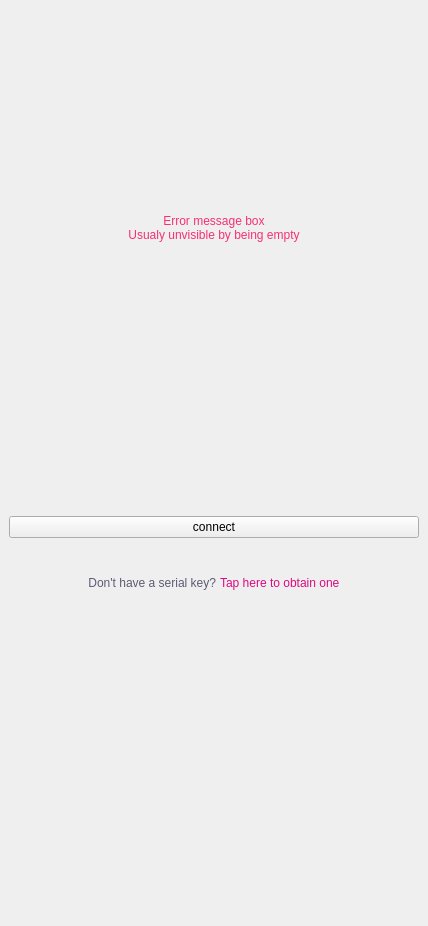
<?xml version="1.0" encoding="UTF-8"?>
<ui version="4.0">
 <class>Login</class>
 <widget class="QWidget" name="Login">
  <property name="geometry">
   <rect>
    <x>0</x>
    <y>0</y>
    <width>428</width>
    <height>926</height>
   </rect>
  </property>
  <property name="windowTitle">
   <string>Form</string>
  </property>
  <layout class="QVBoxLayout" name="verticalLayout">
   <property name="spacing">
    <number>0</number>
   </property>
   <property name="leftMargin">
    <number>0</number>
   </property>
   <property name="topMargin">
    <number>0</number>
   </property>
   <property name="rightMargin">
    <number>0</number>
   </property>
   <property name="bottomMargin">
    <number>0</number>
   </property>
   <item>
    <widget class="DapGuiWidget" name="Background" native="true">
     <property name="cssStyle" stdset="0">
      <string>backgroundcolor</string>
     </property>
     <layout class="QHBoxLayout" name="horizontalLayout_4">
      <property name="spacing">
       <number>0</number>
      </property>
      <property name="leftMargin">
       <number>0</number>
      </property>
      <property name="topMargin">
       <number>0</number>
      </property>
      <property name="rightMargin">
       <number>0</number>
      </property>
      <property name="bottomMargin">
       <number>0</number>
      </property>
      <item>
       <widget class="DapGuiWidget" name="MainWidget" native="true">
        <property name="cssStyle" stdset="0">
         <string>window base-widget nobackground</string>
        </property>
        <layout class="QVBoxLayout" name="verticalLayout_2" stretch="147,39,150,1,160,70,30,310">
         <property name="spacing">
          <number>0</number>
         </property>
         <property name="leftMargin">
          <number>0</number>
         </property>
         <property name="topMargin">
          <number>0</number>
         </property>
         <property name="rightMargin">
          <number>0</number>
         </property>
         <property name="bottomMargin">
          <number>0</number>
         </property>
         <item>
          <widget class="DapGuiWidget" name="kelGuiWidget_2" native="true">
           <property name="styleSheet">
            <string notr="true">#kelGuiWidget_2{ height: 132px; min-height: 132px; max-height: 132px; background-color: rgba(0,0,0,0);}</string>
           </property>
           <property name="cssStyle" stdset="0">
            <string>login-margin-connect-top</string>
           </property>
          </widget>
         </item>
         <item>
          <widget class="DapGuiWidget" name="widget" native="true">
           <property name="cssStyle" stdset="0">
            <string>login-logo-holder</string>
           </property>
           <layout class="QHBoxLayout" name="horizontalLayout">
            <property name="spacing">
             <number>0</number>
            </property>
            <property name="leftMargin">
             <number>0</number>
            </property>
            <property name="topMargin">
             <number>0</number>
            </property>
            <property name="rightMargin">
             <number>0</number>
            </property>
            <property name="bottomMargin">
             <number>0</number>
            </property>
            <item>
             <widget class="DapGuiLabel" name="label">
              <property name="text">
               <string/>
              </property>
              <property name="cssStyle" stdset="0">
               <string>login_logo noborder nobackground</string>
              </property>
             </widget>
            </item>
           </layout>
          </widget>
         </item>
         <item>
          <widget class="DapGuiWidget" name="kelGuiWidget_4" native="true">
           <property name="styleSheet">
            <string notr="true">#kelGuiWidget_4{ height: 0px; min-height: 0px; max-height: 0px; background-color: rgba(0,0,0,0);}</string>
           </property>
           <property name="cssStyle" stdset="0">
            <string>login-margin-bottom</string>
           </property>
          </widget>
         </item>
         <item>
          <widget class="DapGuiLabel" name="lStatus">
           <property name="sizePolicy">
            <sizepolicy hsizetype="Preferred" vsizetype="Maximum">
             <horstretch>0</horstretch>
             <verstretch>0</verstretch>
            </sizepolicy>
           </property>
           <property name="maximumSize">
            <size>
             <width>16777215</width>
             <height>160</height>
            </size>
           </property>
           <property name="styleSheet">
            <string notr="true">#lStatus{ font: 13px/18px; 
 color: #F53172; 
 font-family: 'Lato'; 
 font-weight: normal; font-style: normal; font-size: normal; 
 height: 55px; min-height: 70px; max-height: 70px; 
 border: none; 
 background-color: rgba(0,0,0,0); }</string>
           </property>
           <property name="text">
            <string>Error message box
Usualy unvisible by being empty</string>
           </property>
           <property name="alignment">
            <set>Qt::AlignCenter</set>
           </property>
           <property name="cssStyle" stdset="0">
            <string>font13 red_error lato normal login-error-message noborder nobackground</string>
           </property>
          </widget>
         </item>
         <item>
          <widget class="DapGuiWidget" name="kelGuiWidget_5" native="true">
           <property name="cssStyle" stdset="0">
            <string>nobackground</string>
           </property>
           <layout class="QHBoxLayout" name="horizontalLayout_6">
            <property name="spacing">
             <number>0</number>
            </property>
            <property name="leftMargin">
             <number>0</number>
            </property>
            <property name="topMargin">
             <number>0</number>
            </property>
            <property name="rightMargin">
             <number>0</number>
            </property>
            <property name="bottomMargin">
             <number>0</number>
            </property>
            <item>
             <widget class="DapGuiWidget" name="kelGuiWidget" native="true">
              <property name="cssStyle" stdset="0">
               <string>login-width nobackground</string>
              </property>
              <layout class="QVBoxLayout" name="verticalLayout_3">
               <property name="spacing">
                <number>0</number>
               </property>
               <property name="leftMargin">
                <number>0</number>
               </property>
               <property name="topMargin">
                <number>0</number>
               </property>
               <property name="rightMargin">
                <number>0</number>
               </property>
               <property name="bottomMargin">
                <number>0</number>
               </property>
               <item>
                <widget class="DapGuiSeparator" name="kelGuiSeparator" native="true">
                 <property name="styleSheet">
                  <string notr="true"/>
                 </property>
                </widget>
               </item>
               <item>
                <widget class="DapGuiButton" name="btnChooseServer" native="true">
                 <property name="enabled">
                  <bool>false</bool>
                 </property>
                 <property name="cssStyle" stdset="0">
                  <string>cwb_height</string>
                 </property>
                 <property name="mainText" stdset="0">
                  <string>Auto select</string>
                 </property>
                 <property name="subText" stdset="0">
                  <string>choosing server</string>
                 </property>
                 <property name="mainCssClass" stdset="0">
                  <string>darkblue font20 bold lato nobackground noborder</string>
                 </property>
                 <property name="subCssClass" stdset="0">
                  <string>gray uppercase font12 lato nobackground noborder</string>
                 </property>
                 <property name="separator" stdset="0">
                  <bool>true</bool>
                 </property>
                 <property name="link" stdset="0">
                  <bool>true</bool>
                 </property>
                </widget>
               </item>
               <item>
                <widget class="DapGuiButton" name="btnChooseSerial" native="true">
                 <property name="styleSheet">
                  <string notr="true"/>
                 </property>
                 <property name="cssStyle" stdset="0">
                  <string>cwb_height</string>
                 </property>
                 <property name="buttonStyle" stdset="0">
                  <enum>DapGuiButton::EditTopMainBottomSub</enum>
                 </property>
                 <property name="mainText" stdset="0">
                  <string/>
                 </property>
                 <property name="subText" stdset="0">
                  <string>serial key</string>
                 </property>
                 <property name="mainCssClass" stdset="0">
                  <string>darkblue font20 bold lato nobackground letterspace noborder</string>
                 </property>
                 <property name="subCssClass" stdset="0">
                  <string>gray uppercase font12 lato nobackground noborder</string>
                 </property>
                 <property name="leftCssClass" stdset="0">
                  <string>darkblue normalbold font30 noborder</string>
                 </property>
                 <property name="inputMask" stdset="0">
                  <string/>
                 </property>
                 <property name="separator" stdset="0">
                  <bool>true</bool>
                 </property>
                </widget>
               </item>
               <item>
                <spacer name="verticalSpacer">
                 <property name="orientation">
                  <enum>Qt::Vertical</enum>
                 </property>
                 <property name="sizeType">
                  <enum>QSizePolicy::Fixed</enum>
                 </property>
                 <property name="sizeHint" stdset="0">
                  <size>
                   <width>20</width>
                   <height>35</height>
                  </size>
                 </property>
                </spacer>
               </item>
              </layout>
             </widget>
            </item>
           </layout>
          </widget>
         </item>
         <item>
          <widget class="DapGuiWidget" name="widget_3" native="true">
           <property name="cssStyle" stdset="0">
            <string>nobackground</string>
           </property>
           <layout class="QHBoxLayout" name="horizontalLayout_2">
            <item>
             <widget class="DapGuiPushButton" name="btnConnect">
              <property name="text">
               <string>connect</string>
              </property>
             </widget>
            </item>
           </layout>
          </widget>
         </item>
         <item>
          <widget class="DapGuiWidget" name="widget_4" native="true">
           <property name="styleSheet">
            <string notr="true">#widget_4{ height: 80px; min-height: 80px; max-height: 80px; background-color: rgba(0,0,0,0);}</string>
           </property>
           <property name="cssStyle" stdset="0">
            <string>nobackground</string>
           </property>
           <layout class="QHBoxLayout" name="horizontalLayout_3">
            <property name="spacing">
             <number>4</number>
            </property>
            <property name="leftMargin">
             <number>0</number>
            </property>
            <property name="topMargin">
             <number>0</number>
            </property>
            <property name="rightMargin">
             <number>0</number>
            </property>
            <property name="bottomMargin">
             <number>0</number>
            </property>
            <item>
             <spacer name="horizontalSpacer">
              <property name="orientation">
               <enum>Qt::Horizontal</enum>
              </property>
              <property name="sizeHint" stdset="0">
               <size>
                <width>40</width>
                <height>20</height>
               </size>
              </property>
             </spacer>
            </item>
            <item alignment="Qt::AlignTop">
             <widget class="DapGuiLabel" name="lDontHave">
              <property name="sizePolicy">
               <sizepolicy hsizetype="Minimum" vsizetype="Preferred">
                <horstretch>0</horstretch>
                <verstretch>0</verstretch>
               </sizepolicy>
              </property>
              <property name="styleSheet">
               <string notr="true">#lDontHave{ font: 16px/19px; 
 color: #5C5B74; 
 font-family: 'Lato'; 
 font-weight: normal; font-style: normal; font-size: normal; 
 border: none; 
 background-color: rgba(0,0,0,0); }</string>
              </property>
              <property name="text">
               <string>Don't have a serial key?</string>
              </property>
              <property name="alignment">
               <set>Qt::AlignRight|Qt::AlignTrailing|Qt::AlignVCenter</set>
              </property>
              <property name="cssStyle" stdset="0">
               <string>font16 gray_passive lato normal noborder nobackground</string>
              </property>
             </widget>
            </item>
            <item alignment="Qt::AlignTop">
             <widget class="DapGuiLabel" name="btnObtainNewKey">
              <property name="sizePolicy">
               <sizepolicy hsizetype="Minimum" vsizetype="Preferred">
                <horstretch>0</horstretch>
                <verstretch>0</verstretch>
               </sizepolicy>
              </property>
              <property name="styleSheet">
               <string notr="true">#btnObtainNewKey{ font: 16px/19px; 
 color: #DA0B82; 
 font-family: 'Lato'; 
 font-weight: normal; font-style: normal; font-size: normal; 
 border: none; 
 background-color: rgba(0,0,0,0); }</string>
              </property>
              <property name="text">
               <string>Tap here to obtain one</string>
              </property>
              <property name="cssStyle" stdset="0">
               <string>font16 red lato normal noborder nobackground</string>
              </property>
              <property name="flat" stdset="0">
               <bool>true</bool>
              </property>
             </widget>
            </item>
            <item>
             <spacer name="horizontalSpacer_2">
              <property name="orientation">
               <enum>Qt::Horizontal</enum>
              </property>
              <property name="sizeHint" stdset="0">
               <size>
                <width>40</width>
                <height>20</height>
               </size>
              </property>
             </spacer>
            </item>
           </layout>
          </widget>
         </item>
         <item>
          <widget class="DapGuiWidget" name="kelGuiWidget_3" native="true">
           <property name="styleSheet">
            <string notr="true">#kelGuiWidget_3{ height: 270px; min-height: 270px; max-height: 270px; background-color: rgba(0,0,0,0);}</string>
           </property>
           <property name="cssStyle" stdset="0">
            <string>footer</string>
           </property>
          </widget>
         </item>
        </layout>
       </widget>
      </item>
     </layout>
    </widget>
   </item>
  </layout>
 </widget>
 <customwidgets>
  <customwidget>
   <class>DapGuiButton</class>
   <extends>QWidget</extends>
   <header>dapguibutton.h</header>
  </customwidget>
  <customwidget>
   <class>DapGuiLabel</class>
   <extends>QLabel</extends>
   <header>dapguilabel.h</header>
  </customwidget>
  <customwidget>
   <class>DapGuiWidget</class>
   <extends>QWidget</extends>
   <header>dapguiwidget.h</header>
   <container>1</container>
  </customwidget>
  <customwidget>
   <class>DapGuiPushButton</class>
   <extends>QPushButton</extends>
   <header>dapguipushbutton.h</header>
  </customwidget>
  <customwidget>
   <class>DapGuiSeparator</class>
   <extends>QWidget</extends>
   <header>dapguiseparator.h</header>
  </customwidget>
 </customwidgets>
 <resources/>
 <connections/>
</ui>
